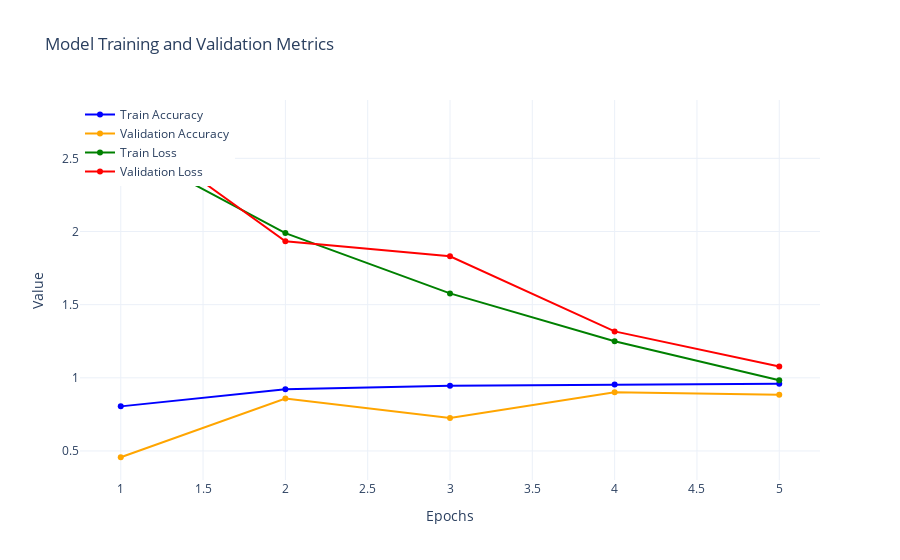

Notebook code cell kept with this figure:
### Code cell
import plotly.graph_objects as go

train_accuracy = history.history['accuracy']
val_accuracy = history.history['val_accuracy']
train_loss = history.history['loss']
val_loss = history.history['val_loss']
epochs = range(1, len(train_accuracy) + 1)

fig = go.Figure()

# Courbes de précision
fig.add_trace(go.Scatter(
    x=list(epochs), y=train_accuracy,
    mode='lines+markers',
    name='Train Accuracy',
    line=dict(color='blue')
))
fig.add_trace(go.Scatter(
    x=list(epochs), y=val_accuracy,
    mode='lines+markers',
    name='Validation Accuracy',
    line=dict(color='orange')
))

# Courbes de perte
fig.add_trace(go.Scatter(
    x=list(epochs), y=train_loss,
    mode='lines+markers',
    name='Train Loss',
    line=dict(color='green')
))
fig.add_trace(go.Scatter(
    x=list(epochs), y=val_loss,
    mode='lines+markers',
    name='Validation Loss',
    line=dict(color='red')
))

# Mettre en forme les axes et le titre
fig.update_layout(
    title='Model Training and Validation Metrics',
    xaxis=dict(title='Epochs'),
    yaxis=dict(title='Value'),
    legend=dict(x=0, y=1),
    template='plotly_white'
)

# Afficher le graphique
fig.show()

### Figure 1 — Plotly figure (JSON) as saved in the notebook; plotly's stock layout.template omitted (floating-point values rounded to 4 significant figures)
{"data": [{"line": {"color": "blue"}, "mode": "lines+markers", "name": "Train Accuracy", "type": "scatter", "x": [1, 2, 3, 4, 5], "y": [0.8049, 0.9212, 0.9454, 0.9539, 0.9603]}, {"line": {"color": "orange"}, "mode": "lines+markers", "name": "Validation Accuracy", "type": "scatter", "x": [1, 2, 3, 4, 5], "y": [0.4571, 0.8581, 0.7253, 0.9008, 0.8838]}, {"line": {"color": "green"}, "mode": "lines+markers", "name": "Train Loss", "type": "scatter", "x": [1, 2, 3, 4, 5], "y": [2.588, 1.989, 1.577, 1.25, 0.9837]}, {"line": {"color": "red"}, "mode": "lines+markers", "name": "Validation Loss", "type": "scatter", "x": [1, 2, 3, 4, 5], "y": [2.743, 1.933, 1.831, 1.317, 1.078]}], "layout": {"legend": {"x": 0, "y": 1}, "title": {"text": "Model Training and Validation Metrics"}, "xaxis": {"title": {"text": "Epochs"}}, "yaxis": {"title": {"text": "Value"}}}}
